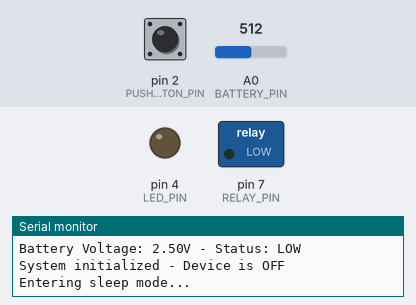
A sketch run on a simulated Arduino Uno, built with avr-gcc and run on an emulated ATmega328P. On the bench: switched loads named in the sketch (green lamp = pin HIGH), output pins drawn as LEDs (lit = HIGH), the last lines printed to the serial monitor. The inputs (shaded band) are chosen by the test bench; at power-on: pin 2 (PUSH_BUTTON_PIN) HIGH, A0 (BATTERY_PIN) = 512. Sleep ends after the set time or at an interrupt.

Above: at 1.2 s.
1.3 s: pin 2 (PUSH_BUTTON_PIN) pulled LOW for 0.15 s
At 2.2 s:
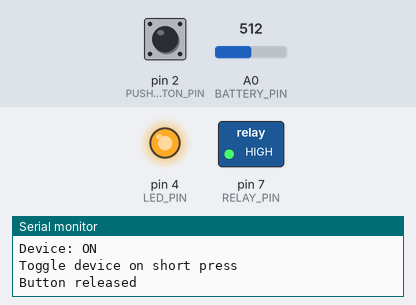
4.4 s: pin 2 (PUSH_BUTTON_PIN) pulled LOW for 3.2 s
At 4.58 s:
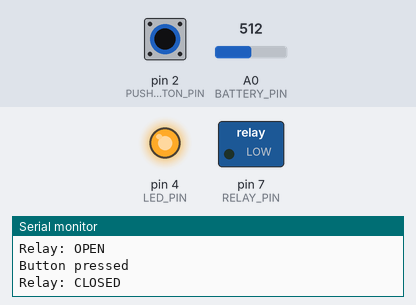
9.1 s: pin 2 (PUSH_BUTTON_PIN) pulled LOW for 1 s
At 11.2 s:
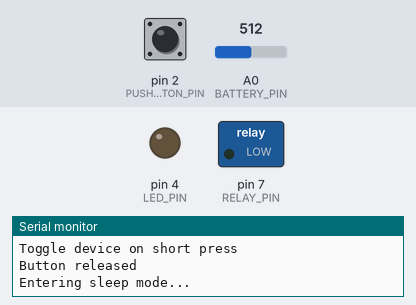
Timing chart, 0 to 12.7 s (numbered marks = the images above; inputs shaded):
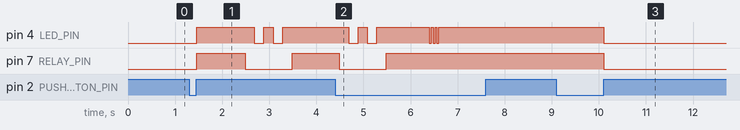

Measured:
- after the input at 1.3 s, pin 4 (LED_PIN): goes HIGH 1.2 s, LOW 0.20 s, HIGH 0.20 s, LOW 0.20 s, then HIGH, starting after 0.16 s; pin 7 (RELAY_PIN): LOW → HIGH after 0.16 s, → LOW 1.0 s later, → HIGH 1.0 s later
- after the input at 4.4 s, pin 7 (RELAY_PIN): goes on until 5.5 s, then stays HIGH
- after the input at 9.1 s, pin 4 (LED_PIN), pin 7 (RELAY_PIN): HIGH → LOW after 1.0 s

The sketch:

main.ino
```cpp
// Battery-powered Relay Controller Firmware
// For Arduino Uno with TP4056, MT3608, and 5V Relay Module
// Powered from a single 18650 battery
// Author: Wojciech Rykaczewski

#include <avr/sleep.h>
#include <avr/power.h>
#include <avr/wdt.h>

const int PUSH_BUTTON_PIN = 2;
const int LED_PIN = 4;
const int RELAY_PIN = 7;
const int BATTERY_PIN = A0;

const unsigned long LONG_PRESS_DURATION = 2000;
const unsigned long BLINK_INTERVAL = 200;
const float LOW_BATTERY_THRESHOLD = 3.3;
const float REFERENCE_VOLTAGE = 5.0;
const float VOLTAGE_DIVIDER_RATIO = 1.0;
const unsigned long DEBOUNCE_DELAY = 50;
const unsigned long BATTERY_CHECK_INTERVAL = 60000;
const unsigned long TOGGLE_INTERVALS[] = {1000, 10000};
const int NUM_INTERVALS = sizeof(TOGGLE_INTERVALS) / sizeof(TOGGLE_INTERVALS[0]);

volatile bool deviceState = false;
volatile bool relayState = false;
volatile int currentIntervalIndex = 0;
volatile unsigned long lastToggleTime = 0;
volatile unsigned long buttonPressStartTime = 0;
volatile bool buttonPressed = false;
volatile bool longPressDetected = false;
volatile bool lowBatteryState = false;
volatile unsigned long lastBlinkTime = 0;
volatile unsigned long lastButtonChangeTime = 0;
volatile bool lastButtonState = HIGH;
volatile unsigned long lastBatteryCheckTime = 0;
volatile bool wakeFlag = false;
volatile bool ledBlinkState = false;

void setup() {
  Serial.begin(9600);
  Serial.println(F("Battery-powered Relay Controller"));

  // Disable unused peripherals to save power
  power_adc_disable();
  power_spi_disable();
  power_twi_disable();
  power_timer1_disable();
  power_timer2_disable();

  pinMode(PUSH_BUTTON_PIN, INPUT_PULLUP);
  pinMode(LED_PIN, OUTPUT);
  pinMode(RELAY_PIN, OUTPUT);
  pinMode(BATTERY_PIN, INPUT);

  deviceState = false;
  relayState = false;
  ledBlinkState = false;
  digitalWrite(LED_PIN, LOW);
  digitalWrite(RELAY_PIN, LOW);

  attachInterrupt(digitalPinToInterrupt(PUSH_BUTTON_PIN), buttonInterrupt, CHANGE);

  wdt_disable();

  checkBattery();

  Serial.println(F("System initialized - Device is OFF"));
}

void loop() {
  unsigned long currentTime = millis();

  if (wakeFlag && !deviceState) {
    if (digitalRead(PUSH_BUTTON_PIN) == HIGH &&
       (currentTime - lastButtonChangeTime > DEBOUNCE_DELAY * 3)) {
      wakeFlag = false;
      toggleDevice();
    }
  }

  if (buttonPressed && !longPressDetected && (currentTime - buttonPressStartTime >= LONG_PRESS_DURATION)) {
    longPressDetected = true;

    if (deviceState) {
      changeToggleFrequency();
      relayState = true;
      digitalWrite(RELAY_PIN, HIGH);
      digitalWrite(LED_PIN, HIGH);
      ledBlinkState = false;

      lastToggleTime = currentTime;

      for (int i = 0; i < 3; i++) {
        digitalWrite(LED_PIN, LOW);
        delay(40);
        digitalWrite(LED_PIN, HIGH);
        delay(40);
      }

      Serial.println(F("Long press: changed frequency while device ON"));
    } else {
      Serial.println(F("Long press detected but device is OFF - no action taken"));
    }
  }

  if (currentTime - lastBatteryCheckTime >= BATTERY_CHECK_INTERVAL) {
    checkBattery();
    lastBatteryCheckTime = currentTime;
  }

  if (deviceState) {
    toggleRelay();

    if (relayState) {
      digitalWrite(LED_PIN, HIGH);
      ledBlinkState = false;
    } else if (!lowBatteryState) {
      digitalWrite(LED_PIN, LOW);
      ledBlinkState = false;
    }
  }

  if (lowBatteryState && deviceState && !relayState) {
    handleLowBatteryIndication();
  }

  if (!deviceState && !buttonPressed && (!lowBatteryState || (currentTime - lastBlinkTime) >= BLINK_INTERVAL)) {
    enterSleepMode();
  }
}

void buttonInterrupt() {
  wakeFlag = true;

  unsigned long currentTime = millis();
  bool currentButtonState = digitalRead(PUSH_BUTTON_PIN);

  if (currentTime - lastButtonChangeTime >= DEBOUNCE_DELAY) {
    if (currentButtonState != lastButtonState) {
      lastButtonState = currentButtonState;
      lastButtonChangeTime = currentTime;

      if (currentButtonState == LOW) {
        buttonPressed = true;
        longPressDetected = false;
        buttonPressStartTime = currentTime;
        Serial.println(F("Button pressed"));
      }
      else {
        if (buttonPressed && !longPressDetected) {
          if (deviceState) delay(DEBOUNCE_DELAY * 2);
          toggleDevice();
          Serial.println(F("Toggle device on short press"));
        }
        buttonPressed = false;
        Serial.println(F("Button released"));
      }
    }
  }
}

void toggleDevice() {
  deviceState = !deviceState;

  if (!deviceState) {
    digitalWrite(RELAY_PIN, LOW);
    relayState = false;
    digitalWrite(LED_PIN, LOW);
    ledBlinkState = false;
    lowBatteryState = false;
    wdt_disable();
  } else {
    checkBattery();
    digitalWrite(RELAY_PIN, HIGH);
    relayState = true;
    digitalWrite(LED_PIN, HIGH);
    ledBlinkState = false;
    lastToggleTime = millis();
    configureWatchdog();
  }

  delay(DEBOUNCE_DELAY * 2);
  lastButtonChangeTime = millis();

  Serial.print(F("Device: "));
  Serial.println(deviceState ? F("ON") : F("OFF"));
}

void changeToggleFrequency() {
  currentIntervalIndex = (currentIntervalIndex + 1) % NUM_INTERVALS;

  Serial.print(F("Toggle interval changed to: "));
  Serial.print(TOGGLE_INTERVALS[currentIntervalIndex] / 1000.0);
  Serial.println(F(" seconds"));
}

void toggleRelay() {
  unsigned long currentTime = millis();

  if (currentTime - lastToggleTime >= TOGGLE_INTERVALS[currentIntervalIndex]) {
    lastToggleTime = currentTime;
    relayState = !relayState;
    digitalWrite(RELAY_PIN, relayState ? HIGH : LOW);

    if (relayState) {
      digitalWrite(LED_PIN, HIGH);
      ledBlinkState = false;
    } else if (!lowBatteryState) {
      digitalWrite(LED_PIN, LOW);
      ledBlinkState = false;
    }

    Serial.print(F("Relay: "));
    Serial.println(relayState ? F("OPEN") : F("CLOSED"));
  }
}

void checkBattery() {
  power_adc_enable();
  delay(5);

  int batteryADC = 0;
  for(int i = 0; i < 3; i++) {
    batteryADC += analogRead(BATTERY_PIN);
    delay(2);
  }
  batteryADC /= 3;

  float batteryVoltage = (batteryADC / 1023.0) * REFERENCE_VOLTAGE * VOLTAGE_DIVIDER_RATIO;

  power_adc_disable();

  bool previousLowBatteryState = lowBatteryState;
  lowBatteryState = (batteryVoltage < LOW_BATTERY_THRESHOLD);

  if (lowBatteryState && !previousLowBatteryState) {
    lastBlinkTime = millis() - BLINK_INTERVAL;

    if (deviceState && !relayState) {
      ledBlinkState = true;
      digitalWrite(LED_PIN, HIGH);
    }
  }

  Serial.print(F("Battery Voltage: "));
  Serial.print(batteryVoltage);
  Serial.print(F("V - Status: "));
  Serial.println(lowBatteryState ? F("LOW") : F("OK"));
}

void handleLowBatteryIndication() {
  if (!deviceState || relayState) return;

  unsigned long currentTime = millis();
  if (currentTime - lastBlinkTime >= BLINK_INTERVAL) {
    lastBlinkTime = currentTime;
    ledBlinkState = !ledBlinkState;
    digitalWrite(LED_PIN, ledBlinkState);
  }
}

void configureWatchdog() {
  // Clears the WDRF (Watchdog Reset Flag) in MCUSR register
  // to prevent an infinite loop of resets
  MCUSR &= ~(1 << WDRF);

  // Sets WDCE (Watchdog Change Enable) and WDE (Watchdog Enable)
  // to allow changing watchdog settings within 4 clock cycles
  WDTCSR |= (1 << WDCE) | (1 << WDE);

  // Configures Watchdog Timer:
  // WDIE: enables watchdog interrupt instead of reset
  // WDP2 | WDP1: sets timeout to approximately 1 second (0.5s)
  WDTCSR = (1 << WDIE) | (1 << WDP2) | (1 << WDP1);
}

ISR(WDT_vect) {
  // Watchdog interrupt handler - TBD per use case and after more testing
}

void enterSleepMode() {
  Serial.println(F("Entering sleep mode..."));
  Serial.flush();
  Serial.end();

  set_sleep_mode(SLEEP_MODE_PWR_DOWN);
  sleep_enable();

  // Enables Brown-Out Detection Disable (BODS) and Brown-Out Detection Sampling Enable (BODSE)
  // Prepares to disable Brown-Out Detection during sleep mode to save power
  MCUCR |= (1 << BODS) | (1 << BODSE);

  // Clears BODSE while keeping BODS active, which disables Brown-Out Detection to save power
  // This sequence must be executed within 4 clock cycles of the previous instruction
  MCUCR &= ~(1 << BODSE);

  cli();
  wakeFlag = false;
  sei();

  sleep_cpu();

  sleep_disable();
  //ADCSRA |= (1 << ADEN);  //turning ADC off using bit manipulation, leaving it here just in case one wants to use the basic option at some point; same is achieved by power_adc_disable();
  Serial.begin(9600);
  delay(50);

  Serial.println(F("Woke up from sleep"));
  wakeFlag = true;
}
```
